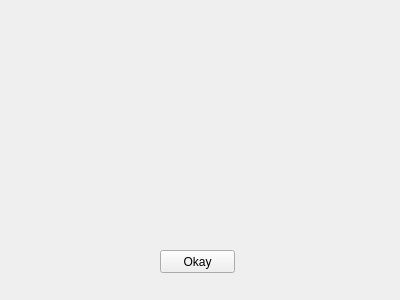
<?xml version="1.0" encoding="UTF-8"?>
<ui version="4.0">
 <class>otherInfo</class>
 <widget class="QWidget" name="otherInfo">
  <property name="geometry">
   <rect>
    <x>0</x>
    <y>0</y>
    <width>400</width>
    <height>300</height>
   </rect>
  </property>
  <property name="windowTitle">
   <string>Form</string>
  </property>
  <widget class="QPushButton" name="okay">
   <property name="geometry">
    <rect>
     <x>160</x>
     <y>250</y>
     <width>75</width>
     <height>23</height>
    </rect>
   </property>
   <property name="autoFillBackground">
    <bool>false</bool>
   </property>
   <property name="text">
    <string>Okay</string>
   </property>
  </widget>
  <widget class="QLabel" name="label">
   <property name="geometry">
    <rect>
     <x>40</x>
     <y>10</y>
     <width>311</width>
     <height>221</height>
    </rect>
   </property>
   <property name="text">
    <string/>
   </property>
  </widget>
 </widget>
 <resources/>
 <connections/>
</ui>
